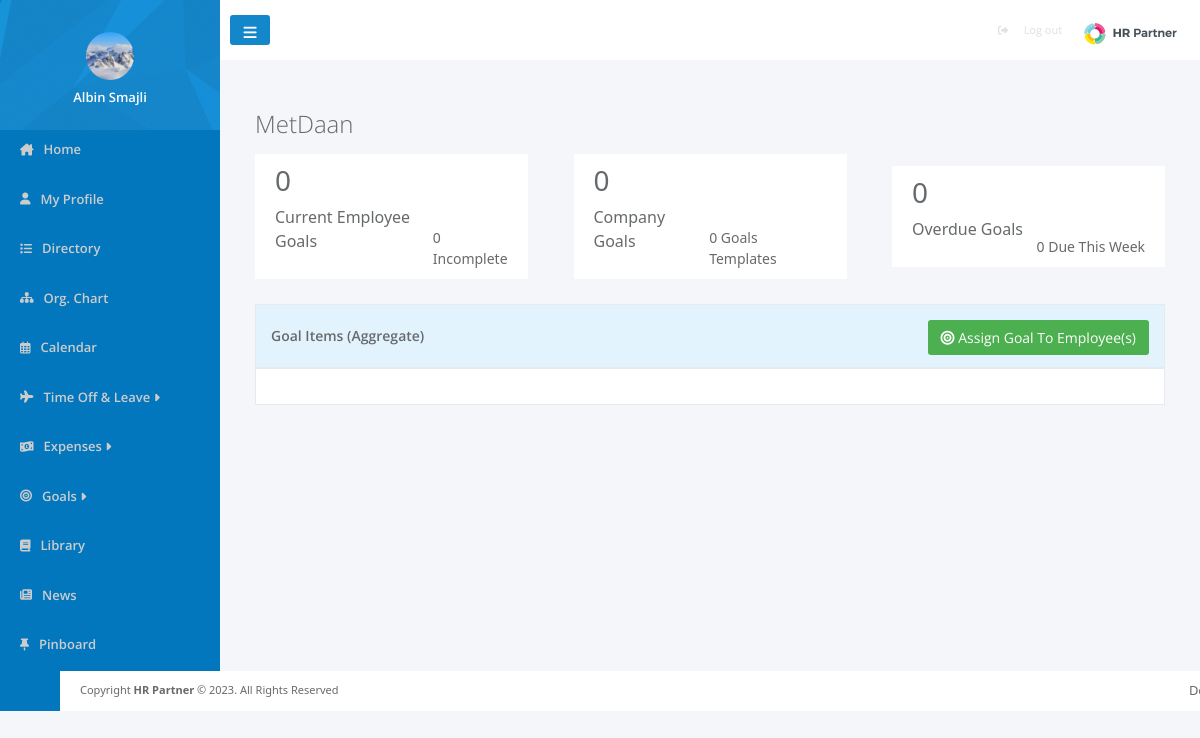
The page /pages/assignesGoals.php (signed in) on the database as committed earlier.
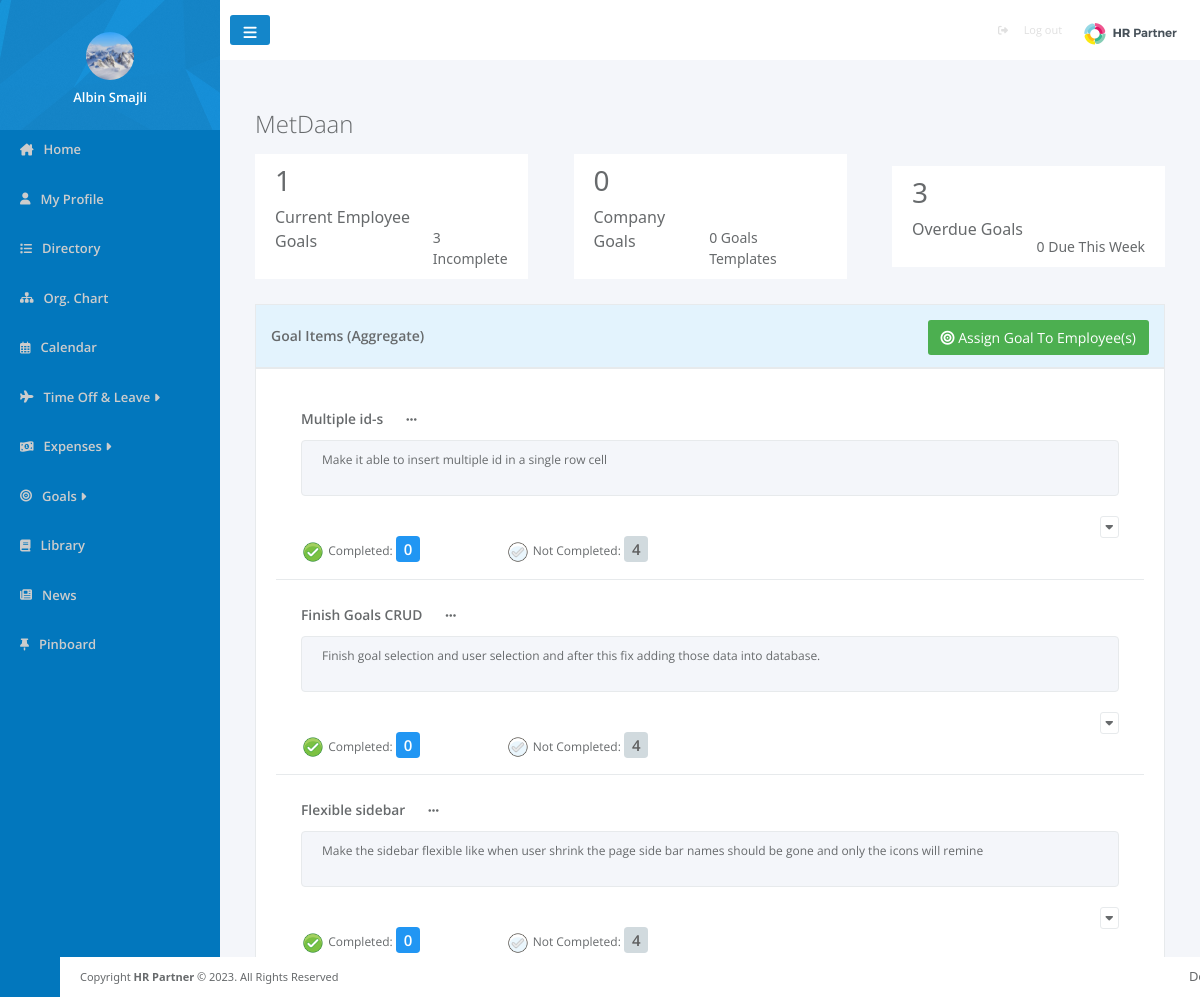
The same page on the database as committed later.
### tables this page shows
CREATE TABLE `users` (
  `user_id` int(100) NOT NULL,
  `image` varchar(500) DEFAULT NULL,
  `name` varchar(200) NOT NULL,
  `surname` varchar(200) NOT NULL,
  `email` varchar(200) NOT NULL,
  `password` varchar(500) NOT NULL,
  `Position_ID` int(11) DEFAULT NULL,
  `Departament_ID` int(11) DEFAULT NULL,
  `role` int(11) NOT NULL,
  `location` varchar(100) DEFAULT NULL,
  `status` varchar(100) DEFAULT NULL,
  `report_to` int(11) DEFAULT NULL,
  `gender` varchar(10) DEFAULT NULL,
  `born` date DEFAULT NULL,
  `started` date DEFAULT NULL,
  `company` int(11) DEFAULT NULL
);

CREATE TABLE `companygoals` (
  `id` int(11) NOT NULL,
  `description` varchar(500) NOT NULL,
  `comments` varchar(500) NOT NULL,
  `type` varchar(100) NOT NULL,
  `due_date` date NOT NULL,
  `created` date NOT NULL,
  `target_value` varchar(100) NOT NULL,
  `value` int(11) DEFAULT NULL,
  `company_id` int(11) NOT NULL,
  `users` varchar(500) NOT NULL
);

### pages/assignesGoals.php (the view, shortened to what this page needs)
<?php
require_once '../config.php';
$userId = $_SESSION['user_id'];
$today = date('y-m-d');
$companyGoalsQ = "SELECT * FROM companygoals WHERE JSON_CONTAINS(users, :userId)";
$prep = $con->prepare($companyGoalsQ);
$prep->bindValue(':userId', json_encode((string) $userId), PDO::PARAM_STR);
$prep->execute();
$comapnygoals = $prep->fetchAll(PDO::FETCH_ASSOC);
$usergoalQ = "SELECT COUNT(*) FROM `goals` WHERE user_id = :user_id";
$prep = $con->prepare($usergoalQ);
$prep->bindParam(':user_id', $userId);
$prep->execute();
$userGoals = $prep->fetch();
$usergoalincQ = "SELECT COUNT(*) FROM `goals` WHERE compleated = 0";
$prep = $con->prepare($usergoalincQ);
$prep->execute();
$incompleteUserGoals = $prep->fetch();
$overdueQ = "SELECT COUNT(*) FROM `goals` WHERE due_date < :today";
$prep = $con->prepare($overdueQ);
$prep->bindParam(':today', $today);
$prep->execute();
$overdue = $prep->fetch();
$weekoverdueQ = "SELECT COUNT(*)
FROM goals
WHERE WEEK(due_date, 1) = WEEK(CURDATE(), 1)
AND YEAR(due_date) = YEAR(CURDATE())";
$prep = $con->prepare($weekoverdueQ);
$prep->execute();
$thisweekoverdue = $prep->fetch();
?>
<head>
    <link rel="stylesheet" href="../css/assignedGoal.css">
    <link href="https://cdn.jsdelivr.net/npm/bootstrap@5.3.1/dist/css/bootstrap.min.css" rel="stylesheet"
>
</head>
<body style="background-color: #F4F6FA;">
    <div>
        <?php include '../template/sidebar.php' ?>
    </div>
    <div class="content">
        <?php include '../template/navbar.php' ?>
        <div class="companyName">
            <?php echo "<h2>" . $_SESSION['company_name'] . "</h2>"; ?>
        </div>
        <div id="goalsStats">
            <div class="stats">
                <div>
                    <h3><?= $userGoals['COUNT(*)'] ?></h3>
                    <p>Current Employee Goals</p>
                </div>
                <small><?= $incompleteUserGoals['COUNT(*)'] ?> Incomplete</small>
            </div>
            <div class="stats">
                <div>
                    <h3>0</h3>
                    <p>Company Goals</p>
                </div>
                <small>0 Goals Templates</small>
            </div>
            <div class="stats">
                <div>
                    <h3><?= $overdue['COUNT(*)'] ?></h3>
                    <p>Overdue Goals</p>
                </div>
                <small><?= $thisweekoverdue['COUNT(*)'] ?> Due This Week</small>
            </div>
        </div>
        <div id="goalsBody">
            <div id="goalsTableHead">
                <h5>Goal Items (Aggregate)</h5>
                <a data-bs-toggle="modal" data-bs-target="#assigneGoalModal" data-bs-whatever="@mdo">
                    <i class="fa fa-bullseye m-r-xs"></i>
                    Assign Goal To Employee(s)
                </a>
            </div>
            <div id="goalsTableBody">
                <?php foreach ($comapnygoals as $comapnygoal): ?>
                    <div class="comapanyGoals">
                        <div class="description">
                            <span><?= $comapnygoal['description'] ?></span>
                            <a class="more">
                                <i class="fa-solid fa-ellipsis"></i>
                            </a>
                            <br>
                            <div class="comments">
                                <p>
                                    <?= $comapnygoal['comments'] ?>
                                </p>
                            </div>
                        </div>
                        <div class="cmpNotCmp">
                            <div class="pull-right">
                                <button><i class="fa fa-caret-down"></i></button>
                            </div>
                            <div class="row">
                                <div class="col">
                                    <img src="../images/check_on.png" width="24px" alt="">
                                    <span>Completed:</span>
                                    <span class="completedNr">0</span>
                                </div>
                                <div class="col">
                                    <img src="../images/check_off.png" width="24px" alt="">
                                    <span>Not Completed:</span>
                                    <span class="notCompletedNr">4</span>
                                </div>
                            </div>
                        </div>
                    </div>
                <?php endforeach ?>
            </div>
        </div>
        <?php include '../template/footer.php'; ?>
    </div>
</body>
</html>

### template/sidebar.php (shortened to what this page needs)
<?php
$sql = "SELECT u.user_id, u.image from users u where user_id=$userId";
$prep = $con->prepare($sql);
$prep->execute();
$userImages = $prep->fetchAll();
?>
<head>
    <link rel="stylesheet" href="../css/index.css">
</head>
<div id="sidebar">
    <div id="profile">
        <?php foreach ($userImages as $userImage): ?>
            <img src="../userIMG/<?= $userImage['image'] ?>" alt="">
        <?php endforeach; ?>
        <?php echo "<h3>" . $_SESSION['name'] . "</h3>"; ?>
    </div>
    <ul id="sidebarElements">
        <li>
            <i class="fa-solid fa-house-chimney"></i>
            <a href="home.php">Home</a>
        </li>
        <li>
            <i class="fa-solid fa-user"></i>
            <a href="myProfile.php">My Profile</a>
        </li>
        <li>
            <i class="fa-solid fa-list"></i>
            <a href="directory.php">Directory</a>
        </li>
        <li>
            <i class="fa-solid fa-sitemap"></i>
            <a href="orgChart.php">Org. Chart</a>
        </li>
        <li>
            <i class="fa-regular fa-calendar-days"></i>
            <a href="calendar.php">Calendar</a>
        </li>
        <?php if ($_SESSION['role'] == 0) { ?>
            <li class="dropdown" Style="cursor: pointer;">
                <i class="fa fa-plane"></i>
                <a onclick="myFunction()" class="dropbtn">Time Off & Leave <i class="fa-solid fa-caret-right"></i></a>
                <div id="myDropdown" class="dropdown-content">
                    <a href="request.php"><i class="fa-solid fa-suitcase"></i> Request</a>
                    <a href="approverequest.php"> <i class="fa fa-calendar-check-o"></i> Approve</a>
                    <a href="requesthistory.php"><i class="fa fa-list"></i> History</a>
                </div>
            </li>
        <?php } else { ?>
            <li class="dropdown" Style="cursor: pointer;">
                <i class="fa fa-plane"></i>
                <a onclick="myFunction()" class="dropbtn">Time Off & Leave <i class="fa-solid fa-caret-right"></i></a>
            </li>
        <?php } ?>
        <?php if ($_SESSION['role'] == 0) { ?>
            <li class="dropdown" Style="cursor: pointer;">
                <i class="fa-solid fa-money-bill-1-wave"></i>
                <a href="empexpenses.php">Expenses</a>
            </li>
        <?php } else { ?>
            <li class="dropdown" Style="cursor: pointer;">
                <i class="fa-solid fa-money-bill-1-wave"></i>
                <a onclick="myFunctionThree()" class="excbtn">Expenses <i class="fa-solid fa-caret-right"></i></a>
            </li>
        <?php } ?>
        <?php if ($_SESSION['role'] == 0) { ?>
            <li>
                <i class="fa-solid fa-bullseye"></i>
                <a href="goals.php">Goals</a>
            </li>
        <?php } else { ?>
            <li class="dropdown" Style="cursor: pointer;">
                <i class="fa-solid fa-bullseye"></i>
                <a onclick="myFunctionFour()" class="goalbtn">Goals <i class="fa-solid fa-caret-right"></i></a>
            </li>
        <?php } ?>
        <li>
            <i class="fa-solid fa-book"></i>
            <a href="library.php">Library</a>
        </li>
        <li>
            <i class="fa-solid fa-newspaper"></i>
            <?php if ($_SESSION['role'] == 0) { ?>
                <a href="empNews.php">News</a>
            <?php } else { ?>
                <a href="news.php">News</a>
            <?php } ?>
        </li>
        <li>
            <i class="fa-solid fa-thumbtack"></i>
            <a href="pinboard.php">Pinboard</a>
        </li>
    </ul>
</div>

### template/navbar.php (shortened to what this page needs)
<div id="navbar">
<i id="threedots" class="fa-solid fa-bars"></i>
<div id="logout">
    <div id="logout1">
        <i class="fa-solid fa-right-from-bracket"></i><br>
        <small><a href="../logout.php">Log out</a></small>
    </div>
<img src="../images/hrpartner-header.png" alt="" height= "40px" width="120px">
</div>
</div>

### template/footer.php (shortened to what this page needs)
<div class="footer">
    <div class="footer1">
        <p>Copyright <strong>HR Partner </strong>© 2023. All Rights Reserved</p>
    </div>
    <div class="footer2">
        <p>Department:  <strong><?php echo $_SESSION['departament'] ; ?></strong></p>
    </div>
</div>

### css/assignedGoal.css (style rules this page uses)
body { width: 100%; height: fit-content; display: flex; flex-direction: row; font-family: "open sans", "Helvetica Neue", Helvetica, Arial, sans-serif; position: absolute; background-color: #f4f6fa; }
.content { display: flex; flex-direction: column; justify-content: center; align-items: center; width: 100%; background-color: #f4f6fa; height: fit-content; }
.companyName { padding-top: 30px; width: 100%; text-align: start; padding-left: 35; }
.companyName h2 { margin-top: 20px; margin-bottom: 10px; font-family: "open sans", "Helvetica Neue", Helvetica, Arial, sans-serif; font-weight: 100; color: #676a6c; font-size: 24px; align-items: center; }
#goalsStats { width: 100%; padding: 5px 35px 5px 35px; display: flex; flex-direction: row; justify-content: space-between; align-items: center; }
.stats { width: 30%; padding: 10px 20px; background-color: #fff; display: flex; flex-direction: row; justify-content: space-between; align-items: flex-end; color: #676a6c; }
#goalsBody { width: 100%; padding: 10px 35px 5px 35px; margin-top: 10px; display: flex; flex-direction: column; font-family: "open sans", "Helvetica Neue", Helvetica, Arial, sans-serif; color: #676a6c; }
#goalsTableHead { width: 100%; padding: 15px 15px 7px 15px; display: flex; flex-direction: row; justify-content: space-between; align-items: center; background-color: #e3f3fd; border: 1px solid #e7eaec ; }
#goalsTableHead h5 { font-size: 14px; margin: 0 0 7px; padding: 0; text-overflow: ellipsis; float: left; font-weight: 600; margin-bottom: 7px; }
#goalsTableHead a { background-color: #4caf50; border-color: #4caf50; color: #fff; border-radius: 3px; font-size: 14px; font-weight: 400; padding: 6px 12px; text-align: center; cursor: pointer; border: 1px solid transparent; text-decoration: none; margin-bottom: 5px; }
#goalsTableBody { width: 100%; font-family: "open sans", "Helvetica Neue", Helvetica, Arial, sans-serif; color: #676a6c; background-color:#ffffff; padding: 15px 20px 20px 20px; border: 1px solid #e7eaec ; }
.comapanyGoals { padding: 25px 25px 15px 25px; border-bottom: 1px solid #e7eaec; font-size: 12px; }
.description span { font-size: 1.15em; font-weight: 600; }
.description .more { width: 20px; cursor: pointer; font-weight: 700; color: #676a6c; text-decoration: none; margin:5px 0px 0px 20px; }
.description .comments { margin-top: 10px; border-radius: 4px; font-size: 12px; display: block; width: 100%; background-color: #f4f6fa; padding: 10px 20px; color: #676a6c; border: solid #e7eaec 1px; margin-bottom: 20px; }
.cmpNotCmp { width: 100%; }
.pull-right { float: right ; }
.cmpNotCmp .row { width: 100%; }
.cmpNotCmp .row .col { max-width: 25%; }
.cmpNotCmp .row .col .completedNr { padding: 3px 8px; background-color: #2196f3; color: #fff; font-size: 1.25em; margin-right: 20px; border-radius: .25em; font-weight: 600; }
.cmpNotCmp .row .col .notCompletedNr { padding: 3px 8px; background-color: #d1dade; color: #5e5e5e; font-size: 1.25em; margin-right: 20px; border-radius: .25em; font-weight: 600; }
.cmpNotCmp .pull-right button { height: 22px; font-size: 12px; border-radius: 3px; padding: 1px 5px; color: inherit; background: #fff; border: 1px solid #e7eaec; vertical-align: middle; }

### css/index.css (style rules this page uses)
#sidebar { padding: 0; display: flex; flex-direction: column; background-color: #0277bd; width: 220px; height:100%; }
#profile { width: 100%; height: 130px; display: flex; flex-direction: column; justify-content: center; align-items:center; background-image: url('../images/sidebarheader.png'); }
#profile img { width: 48px; height: 48px; border-radius: 50%; margin-top: 15px; }
#profile h3 { font-weight: 600; margin-top: 10px; font-family: "open sans","Helvetica Neue",Helvetica,Arial,sans-serif; color: white; font-size: 13px; }
#sidebar ul { padding: 10px; width: 80%; list-style: none; filter: brightness(80%); }
#sidebar li { padding: 0; display: flex; flex-direction: row; justify-content: center; align-items: center; margin-bottom: 30px; width: 100%; margin-left: 10px; font-size: 15px; }
#sidebar a { width: 100%; text-decoration: none; color: white; font-size: 13px; font-weight: 400; font-family: 'Open Sans', sans-serif; font-weight: 600; margin-left: 10px; }
#sidebar i { color: white; font-size: 12px; }

Rows that differ between the two databases and show on the page:
added companygoals: description "Multiple id-s", comments "Make it able to insert multiple id in a single row cell"
added companygoals: description "Finish Goals CRUD", comments "Finish goal selection and user selection and after this fix adding those data into database."
added companygoals: description "Flexible sidebar", comments "Make the sidebar flexible like when user shrink the page side bar names should be gone and only the icons will remine"
Other text that changed with them:
$userGoals['COUNT(*)']: "0" → "1"
$incompleteUserGoals['COUNT(*)']: "0" → "3"
$overdue['COUNT(*)']: "0" → "3"
